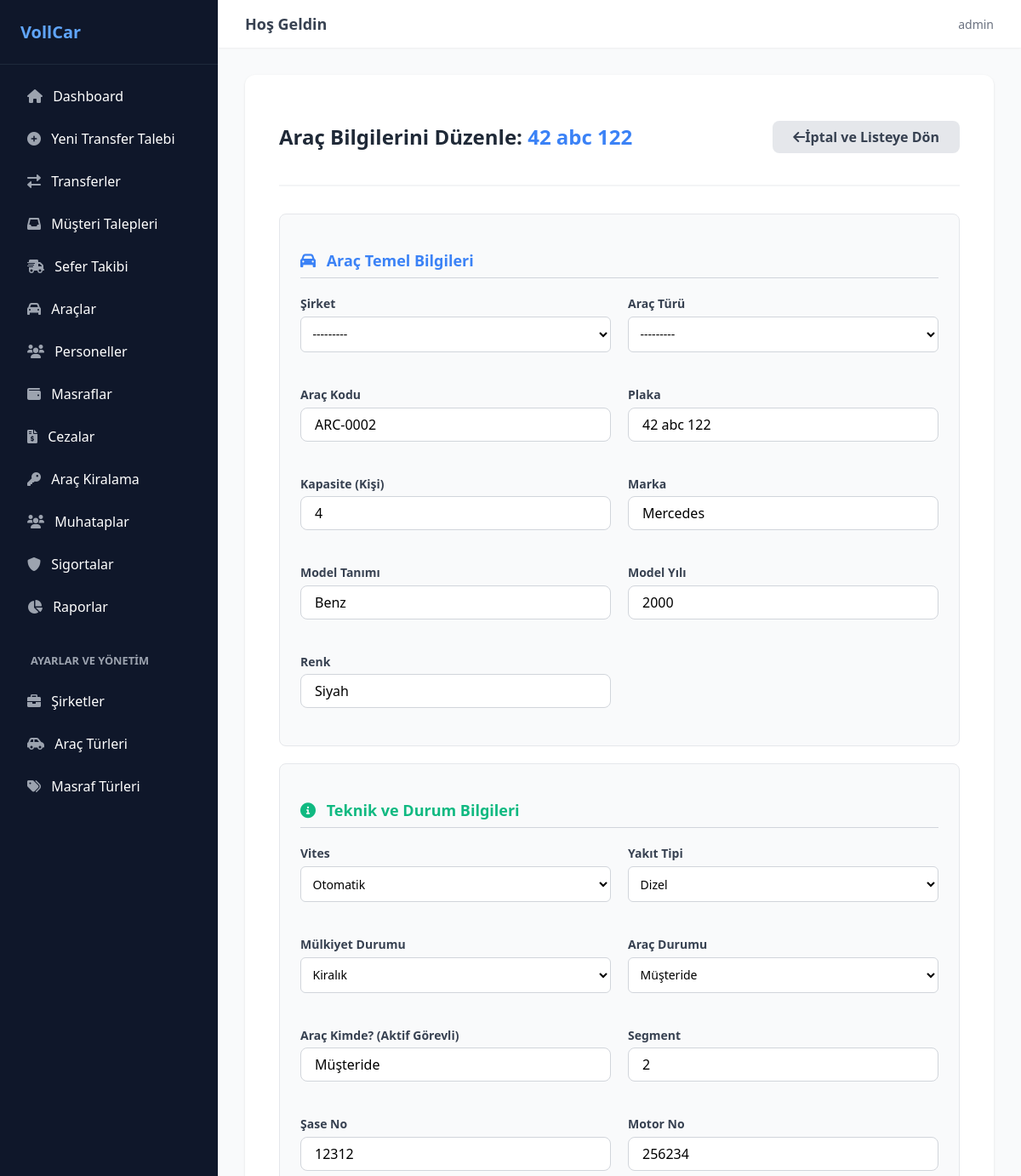
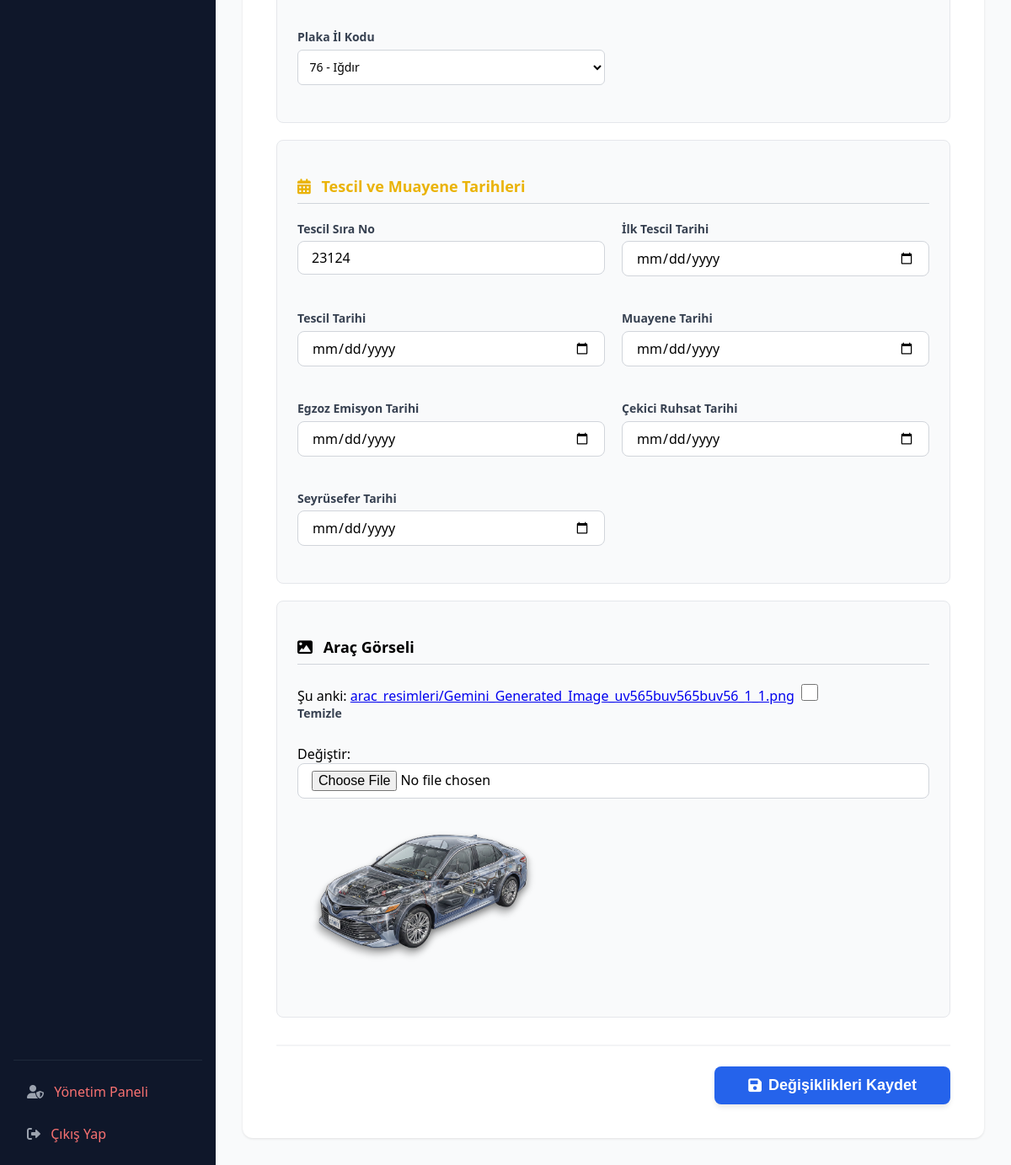
The app's page /araclar/duzenle/6/ (signed in) with its own data (2 pictures, top to bottom).
### transfer/models.py (models this page shows, shortened)
class Arac(models.Model):
    VITES_SECENEKLERI = [
        ('manuel', 'Manuel'),
        ('otomatik', 'Otomatik'),
        ('yari_otomatik', 'Yarı Otomatik'),
    ]
    YAKIT_SECENEKLERI = [
        ('benzin', 'Benzin'),
        ('dizel', 'Dizel'),
        ('lpg', 'LPG'),
        ('elektrik', 'Elektrik'),
        ('hibrit', 'Hibrit'),
    ]
    DURUM_SECENEKLERI = [
        ('bosta', 'Faal (Boşta)'),
        ('musteride', 'Müşteride'),
        ('rehin', 'Rehin'),
        ('serviste', 'Serviste'),
    ]
    MULKIYET_SECENEKLERI = [
        ('sirket', 'Şirket Aracı'),
        ('kiralik', 'Kiralık'),
    ]
    IL_SECENEKLERI = [
        ('01', '01 - Adana'), ('02', '02 - Adıyaman'), ('03', '03 - Afyonkarahisar'),
        ('04', '04 - Ağrı'), ('05', '05 - Amasya'), ('06', '06 - Ankara'),
        ('07', '07 - Antalya'), ('08', '08 - Artvin'), ('09', '09 - Aydın'),
        ('10', '10 - Balıkesir'), ('11', '11 - Bilecik'), ('12', '12 - Bingöl'),
        ('13', '13 - Bitlis'), ('14', '14 - Bolu'), ('15', '15 - Burdur'),
        ('16', '16 - Bursa'), ('17', '17 - Çanakkale'), ('18', '18 - Çankırı'),
        ('19', '19 - Çorum'), ('20', '20 - Denizli'), ('21', '21 - Diyarbakır'),
        ('22', '22 - Edirne'), ('23', '23 - Elazığ'), ('24', '24 - Erzincan'),
        ('25', '25 - Erzurum'), ('26', '26 - Eskişehir'), ('27', '27 - Gaziantep'),
        ('28', '28 - Giresun'), ('29', '29 - Gümüşhane'), ('30', '30 - Hakkari'),
        ('31', '31 - Hatay'), ('32', '32 - Isparta'), ('33', '33 - Mersin'),
        ('34', '34 - İstanbul'), ('35', '35 - İzmir'), ('36', '36 - Kars'),
        ('37', '37 - Kastamonu'), ('38', '38 - Kayseri'), ('39', '39 - Kırklareli'),
        ('40', '40 - Kırşehir'), ('41', '41 - Kocaeli'), ('42', '42 - Konya'),
        ('43', '43 - Kütahya'), ('44', '44 - Malatya'), ('45', '45 - Manisa'),
        ('46', '46 - Kahramanmaraş'), ('47', '47 - Mardin'), ('48', '48 - Muğla'),
        ('49', '49 - Muş'), ('50', '50 - Nevşehir'), ('51', '51 - Niğde'),
        ('52', '52 - Ordu'), ('53', '53 - Rize'), ('54', '54 - Sakarya'),
        ('55', '55 - Samsun'), ('56', '56 - Siirt'), ('57', '57 - Sinop'),
        ('58', '58 - Sivas'), ('59', '59 - Tekirdağ'), ('60', '60 - Tokat'),
        ('61', '61 - Trabzon'), ('62', '62 - Tunceli'), ('63', '63 - Şanlıurfa'),
        ('64', '64 - Uşak'), ('65', '65 - Van'), ('66', '66 - Yozgat'),
        ('67', '67 - Zonguldak'), ('68', '68 - Aksaray'), ('69', '69 - Bayburt'),
        ('70', '70 - Karaman'), ('71', '71 - Kırıkkale'), ('72', '72 - Batman'),
        ('73', '73 - Şırnak'), ('74', '74 - Bartın'), ('75', '75 - Ardahan'),
        ('76', '76 - Iğdır'), ('77', '77 - Yalova'), ('78', '78 - Karabük'),
        ('79', '79 - Kilis'), ('80', '80 - Osmaniye'), ('81', '81 - Düzce')
    ]
    arac_kodu = models.CharField(max_length=50, unique=True, null=True, blank=True)
    plaka = models.CharField(max_length=20, unique=True)
    kapasite = models.PositiveIntegerField(default=4)
    il_kodu = models.CharField(max_length=10, choices=IL_SECENEKLERI, null=True, blank=True)
    firma = models.ForeignKey('Firma', on_delete=models.SET_NULL, null=True, blank=True, verbose_name="Şirket")
    arac_turu = models.ForeignKey(AracTuru, on_delete=models.SET_NULL, null=True, blank=True)
    tescil_sira_no = models.CharField(max_length=50, null=True, blank=True)
    renk = models.CharField(max_length=30, null=True, blank=True)
    sase_no = models.CharField(max_length=100, null=True, blank=True)
    motor_no = models.CharField(max_length=100, null=True, blank=True)
    marka = models.CharField(max_length=50, null=True, blank=True)
    model_tanim = models.CharField(max_length=100, null=True, blank=True)
    vites = models.CharField(max_length=20, choices=VITES_SECENEKLERI, null=True, blank=True)
    yakit_tipi = models.CharField(max_length=20, choices=YAKIT_SECENEKLERI, null=True, blank=True)
    arac_durumu = models.CharField(max_length=20, choices=DURUM_SECENEKLERI, default='bosta')
    arac_kimde = models.CharField(max_length=100, null=True, blank=True)
    ilk_tescil_tarihi = models.DateField(null=True, blank=True)
    tescil_tarihi = models.DateField(null=True, blank=True)
    model_yili = models.PositiveIntegerField(null=True, blank=True)
    segment = models.CharField(max_length=50, null=True, blank=True)
    mulkiyet_durumu = models.CharField(max_length=20, choices=MULKIYET_SECENEKLERI, default='sirket')
    muayene_tarihi = models.DateField(null=True, blank=True)
    egzoz_emisyon_tarihi = models.DateField(null=True, blank=True)
    cekici_ruhsati_tarihi = models.DateField(null=True, blank=True)
    serusefer_tarihi = models.DateField(null=True, blank=True)
    resim = models.ImageField(upload_to='arac_resimleri/', null=True, blank=True)

### transfer/views.py (the view)
# urls.py: path('araclar/duzenle/<int:id>/', staff_only(views.arac_duzenle), name='arac_duzenle'),
@login_required
def arac_duzenle(request, id):
    arac = get_object_or_404(Arac, id=id)
    if request.method == 'POST':
        form = AracForm(request.POST, instance=arac)
        if form.is_valid():
            form.save()
            return redirect('arac_listesi')
    else:
        form = AracForm(instance=arac)
    return render(request, 'transfer/arac_duzenle.html', {'form': form, 'arac': arac})

### transfer/templates/transfer/arac_duzenle.html (shortened to what this page needs)
{% extends "transfer/base.html" %}
{% block content %}
<div class="form-container">
    <div class="form-header">
        <h1 class="form-title">Araç Bilgilerini Düzenle: <span style="color:#3b82f6;">{{ form.instance.plaka }}</span></h1>
        <a href="{% url 'arac_listesi' %}" class="btn-gray">
            <i class="fas fa-arrow-left"></i> İptal ve Listeye Dön
        </a>
    </div>
    <form method="POST" enctype="multipart/form-data">
        <div class="form-section">
            <h3 class="section-title form-section-blue"><i class="fas fa-car mr-2"></i> Araç Temel Bilgileri</h3>
            <div class="grid-2">
                <div class="form-group">
                    <label>Şirket</label>
                    {{ form.firma }}
                </div>
                <div class="form-group">
                    <label>Araç Türü</label>
                    {{ form.arac_turu }}
                </div>
                <div class="form-group">
                    <label>Araç Kodu</label>
                    {{ form.arac_kodu }}
                </div>
                <div class="form-group">
                    <label>Plaka</label>
                    {{ form.plaka }}
                </div>
                <div class="form-group">
                    <label>Kapasite (Kişi)</label>
                    {{ form.kapasite }}
                </div>
                <div class="form-group">
                    <label>Marka</label>
                    {{ form.marka }}
                </div>
                <div class="form-group">
                    <label>Model Tanımı</label>
                    {{ form.model_tanim }}
                </div>
                <div class="form-group">
                    <label>Model Yılı</label>
                    {{ form.model_yili }}
                </div>
                <div class="form-group">
                    <label>Renk</label>
                    {{ form.renk }}
                </div>
            </div>
        </div>
        <div class="form-section" style="margin-top:20px;">
            <h3 class="section-title form-section-green"><i class="fas fa-info-circle mr-2"></i> Teknik ve Durum Bilgileri</h3>
            <div class="grid-2">
                <div class="form-group">
                    <label>Vites</label>
                    {{ form.vites }}
                </div>
                <div class="form-group">
                    <label>Yakıt Tipi</label>
                    {{ form.yakit_tipi }}
                </div>
                <div class="form-group">
                    <label>Mülkiyet Durumu</label>
                    {{ form.mulkiyet_durumu }}
                </div>
                <div class="form-group">
                    <label>Araç Durumu</label>
                    {{ form.arac_durumu }}
                </div>
                <div class="form-group">
                    <label>Araç Kimde? (Aktif Görevli)</label>
                    {{ form.arac_kimde }}
                </div>
                <div class="form-group">
                    <label>Segment</label>
                    {{ form.segment }}
                </div>
                <div class="form-group">
                    <label>Şase No</label>
                    {{ form.sase_no }}
                </div>
                <div class="form-group">
                    <label>Motor No</label>
                    {{ form.motor_no }}
                </div>
                <div class="form-group">
                    <label>Plaka İl Kodu</label>
                    {{ form.il_kodu }}
                </div>
            </div>
        </div>
        <div class="form-section" style="margin-top:20px;">
            <h3 class="section-title form-section-yellow"><i class="fas fa-calendar-alt mr-2"></i> Tescil ve Muayene Tarihleri</h3>
            <div class="grid-2">
                <div class="form-group">
                    <label>Tescil Sıra No</label>
                    {{ form.tescil_sira_no }}
                </div>
                <div class="form-group">
                    <label>İlk Tescil Tarihi</label>
                    {{ form.ilk_tescil_tarihi }}
                </div>
                <div class="form-group">
                    <label>Tescil Tarihi</label>
                    {{ form.tescil_tarihi }}
                </div>
                <div class="form-group">
                    <label>Muayene Tarihi</label>
                    {{ form.muayene_tarihi }}
                </div>
                <div class="form-group">
                    <label>Egzoz Emisyon Tarihi</label>
                    {{ form.egzoz_emisyon_tarihi }}
                </div>
                <div class="form-group">
                    <label>Çekici Ruhsat Tarihi</label>
                    {{ form.cekici_ruhsati_tarihi }}
                </div>
                <div class="form-group">
                    <label>Seyrüsefer Tarihi</label>
                    {{ form.serusefer_tarihi }}
                </div>
            </div>
        </div>
        <div class="form-section" style="margin-top:20px;">
            <h3 class="section-title form-section-gray"><i class="fas fa-image mr-2"></i> Araç Görseli</h3>
            <div class="form-group">
                {{ form.resim }}
                {% if form.instance.resim %}
                <div style="margin-top:10px;">
                    <img src="{{ form.instance.resim.url }}" alt="Araç Resmi" style="max-height:200px; border-radius:8px;">
                </div>
                {% endif %}
            </div>
        </div>
        <div class="form-footer">
            <button type="submit" class="btn-blue btn-save">
                <i class="fas fa-save mr-2"></i> Değişiklikleri Kaydet
            </button>
        </div>
    </form>
</div>
{% endblock %}

### transfer/templates/transfer/base.html (shortened to what this page needs)
{% load static %}
<!DOCTYPE html>
<html lang="tr">
<head>
    <link rel="stylesheet" href="{% static 'transfer/css/style.css' %}">
    <link rel="stylesheet" href="https://cdnjs.cloudflare.com/ajax/libs/font-awesome/6.0.0/css/all.min.css">
</head>
<body>
    <div class="app-container">
        <aside class="sidebar" style="overflow-y: auto; height: 100vh;">
            <div class="sidebar-header">
                VollCar
            </div>
            <nav class="sidebar-nav">
                {% if request.user.is_staff %}
                <a href="{% url 'dashboard' %}" class="nav-link {% if request.resolver_match.url_name == 'dashboard' %}active{% endif %}">
                    <i class="fas fa-home"></i> Dashboard
                </a>
                {% endif %}
                <a href="{% url 'transfer_ekle' %}" class="nav-link {% if request.resolver_match.url_name == 'transfer_ekle' %}active{% endif %}">
                    <i class="fas fa-plus-circle"></i> Yeni Transfer Talebi
                </a>
                <a href="{% url 'transfer_listesi' %}" class="nav-link {% if request.resolver_match.url_name == 'transfer_listesi' %}active{% endif %}">
                    <i class="fas fa-exchange-alt"></i> Transferler
                </a>
                {% if request.user.is_staff %}
                <a href="{% url 'transfer_talep_listesi' %}" class="nav-link {% if request.resolver_match.url_name == 'transfer_talep_listesi' %}active{% endif %}">
                    <i class="fas fa-inbox"></i> Müşteri Talepleri
                </a>
                <a href="{% url 'sefer_listesi' %}" class="nav-link {% if request.resolver_match.url_name == 'sefer_listesi' %}active{% endif %}">
                    <i class="fas fa-shipping-fast"></i> Sefer Takibi
                </a>
                <a href="{% url 'arac_listesi' %}" class="nav-link {% if request.resolver_match.url_name == 'arac_listesi' or request.resolver_match.url_name == 'arac_ekle' %}active{% endif %}">
                    <i class="fas fa-car"></i> Araçlar
                </a>
                <a href="{% url 'personel_listesi' %}" class="nav-link {% if request.resolver_match.url_name == 'personel_listesi' or request.resolver_match.url_name == 'personel_ekle' %}active{% endif %}">
                    <i class="fas fa-users"></i> Personeller
                </a>
                <a href="{% url 'masraf_listesi' %}" class="nav-link {% if 'masraf' in request.resolver_match.url_name %}active{% endif %}">
                    <i class="fas fa-wallet"></i> Masraflar
                </a>
                <a href="{% url 'ceza_listesi' %}" class="nav-link {% if 'ceza' in request.resolver_match.url_name %}active{% endif %}">
                    <i class="fas fa-file-invoice-dollar"></i> Cezalar
                </a>
                <a href="{% url 'kiralama_listesi' %}" class="nav-link {% if 'kiralama' in request.resolver_match.url_name %}active{% endif %}">
                    <i class="fas fa-key"></i> Araç Kiralama
                </a>
                <a href="{% url 'muhatap_listesi' %}" class="nav-link {% if 'muhatap' in request.resolver_match.url_name %}active{% endif %}">
                    <i class="fas fa-users"></i> Muhataplar
                </a>
                <a href="{% url 'sigorta_listesi' %}" class="nav-link {% if 'sigorta' in request.resolver_match.url_name %}active{% endif %}">
                    <i class="fas fa-shield-alt"></i> Sigortalar
                </a>
                <a href="{% url 'raporlar_ana' %}" class="nav-link {% if 'rapor' in request.resolver_match.url_name %}active{% endif %}">
                    <i class="fas fa-chart-pie"></i> Raporlar
                </a>
                <div style="padding: 10px 20px; font-size: 0.8rem; color: #9ca3af; text-transform: uppercase; font-weight: bold; margin-top: 15px;">Ayarlar ve Yönetim</div>
                <a href="{% url 'firma_listesi' %}" class="nav-link {% if 'firma' in request.resolver_match.url_name %}active{% endif %}">
                    <i class="fas fa-briefcase"></i> Şirketler
                </a>
                <a href="{% url 'arac_turu_listesi' %}" class="nav-link {% if 'arac_turu' in request.resolver_match.url_name %}active{% endif %}">
                    <i class="fas fa-car-side"></i> Araç Türleri
                </a>
                <a href="{% url 'masraf_turu_listesi' %}" class="nav-link {% if 'masraf_turu' in request.resolver_match.url_name %}active{% endif %}">
                    <i class="fas fa-tags"></i> Masraf Türleri
                </a>
                {% endif %}
                <div class="bottom-nav">
                    {% if request.user.is_staff %}
                    <a href="/admin" target="_blank" class="nav-link admin-link">
                        <i class="fas fa-user-shield"></i> Yönetim Paneli
                    </a>
                    {% endif %}
                    <a href="{% url 'cikis_yap' %}" class="nav-link logout-link">
                        <i class="fas fa-sign-out-alt"></i> Çıkış Yap
                    </a>
                </div>
            </nav>
        </aside>
        <main class="main-content">
            <header class="top-header">
                <h2 class="header-title">Hoş Geldin</h2>
                <div class="user-actions">
                    <span class="user-info">{{ user.username }}</span>
                </div>
            </header>
            <div class="content-wrapper">
                {% block content %}
                {% endblock %}
            </div>
        </main>
    </div>
</body>
</html>

### records on screen
Arac: instance.plaka "42 abc 122", firma "---------", arac_turu "---------", arac_kodu "ARC-0002", plaka "42 abc 122", kapasite "4", marka "Mercedes", model_tanim "Benz", model_yili "2000", renk "Siyah", vites "Otomatik", yakit_tipi "Dizel", mulkiyet_durumu "Kiralık", arac_durumu "Müşteride", arac_kimde "Müşteride", segment "2", sase_no "12312", motor_no "256234", il_kodu "76 - Iğdır", tescil_sira_no "23124", instance.resim (picture)

### other values on screen
{{ user.username }} "admin"
